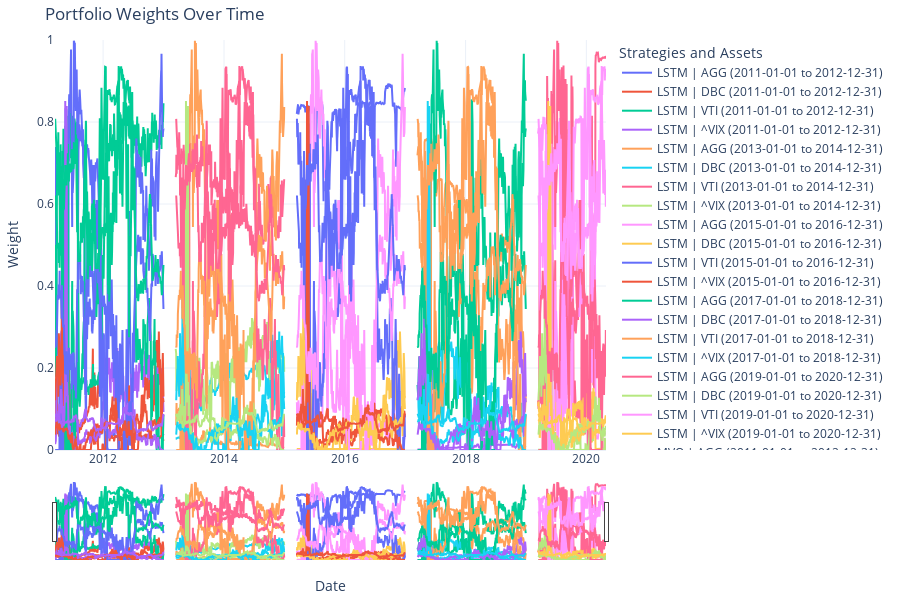

Write notebook code for a chart like this one.
### Code cell
strategies = ['LSTM', 'MVO', 'MD']
asset_names = ['AGG', 'DBC', 'VTI', '^VIX']
plot_weights_comparison(portfolio_histories, periods, strategies, asset_names)

### Figure 1 — Plotly figure (JSON) as saved in the notebook; plotly's stock layout.template omitted (floating-point values rounded to 4 significant figures; data arrays with more than 128 entries replaced by an {"elided": "..."} marker saying what was removed)
{"data": [{"hoverinfo": "x+y+name", "mode": "lines", "name": "LSTM | AGG (2011-01-01 to 2012-12-31)", "type": "scatter", "x": {"elided": "452 str values"}, "y": {"elided": "452 float values"}}, {"hoverinfo": "x+y+name", "mode": "lines", "name": "LSTM | DBC (2011-01-01 to 2012-12-31)", "type": "scatter", "x": {"elided": "452 str values"}, "y": {"elided": "452 float values"}}, {"hoverinfo": "x+y+name", "mode": "lines", "name": "LSTM | VTI (2011-01-01 to 2012-12-31)", "type": "scatter", "x": {"elided": "452 str values"}, "y": {"elided": "452 float values"}}, {"hoverinfo": "x+y+name", "mode": "lines", "name": "LSTM | ^VIX (2011-01-01 to 2012-12-31)", "type": "scatter", "x": {"elided": "452 str values"}, "y": {"elided": "452 float values"}}, {"hoverinfo": "x+y+name", "mode": "lines", "name": "LSTM | AGG (2013-01-01 to 2014-12-31)", "type": "scatter", "x": {"elided": "454 str values"}, "y": {"elided": "454 float values"}}, {"hoverinfo": "x+y+name", "mode": "lines", "name": "LSTM | DBC (2013-01-01 to 2014-12-31)", "type": "scatter", "x": {"elided": "454 str values"}, "y": {"elided": "454 float values"}}, {"hoverinfo": "x+y+name", "mode": "lines", "name": "LSTM | VTI (2013-01-01 to 2014-12-31)", "type": "scatter", "x": {"elided": "454 str values"}, "y": {"elided": "454 float values"}}, {"hoverinfo": "x+y+name", "mode": "lines", "name": "LSTM | ^VIX (2013-01-01 to 2014-12-31)", "type": "scatter", "x": {"elided": "454 str values"}, "y": {"elided": "454 float values"}}, {"hoverinfo": "x+y+name", "mode": "lines", "name": "LSTM | AGG (2015-01-01 to 2016-12-31)", "type": "scatter", "x": {"elided": "454 str values"}, "y": {"elided": "454 float values"}}, {"hoverinfo": "x+y+name", "mode": "lines", "name": "LSTM | DBC (2015-01-01 to 2016-12-31)", "type": "scatter", "x": {"elided": "454 str values"}, "y": {"elided": "454 float values"}}, {"hoverinfo": "x+y+name", "mode": "lines", "name": "LSTM | VTI (2015-01-01 to 2016-12-31)", "type": "scatter", "x": {"elided": "454 str values"}, "y": {"elided": "454 float values"}}, {"hoverinfo": "x+y+name", "mode": "lines", "name": "LSTM | ^VIX (2015-01-01 to 2016-12-31)", "type": "scatter", "x": {"elided": "454 str values"}, "y": {"elided": "454 float values"}}, {"hoverinfo": "x+y+name", "mode": "lines", "name": "LSTM | AGG (2017-01-01 to 2018-12-31)", "type": "scatter", "x": {"elided": "452 str values"}, "y": {"elided": "452 float values"}}, {"hoverinfo": "x+y+name", "mode": "lines", "name": "LSTM | DBC (2017-01-01 to 2018-12-31)", "type": "scatter", "x": {"elided": "452 str values"}, "y": {"elided": "452 float values"}}, {"hoverinfo": "x+y+name", "mode": "lines", "name": "LSTM | VTI (2017-01-01 to 2018-12-31)", "type": "scatter", "x": {"elided": "452 str values"}, "y": {"elided": "452 float values"}}, {"hoverinfo": "x+y+name", "mode": "lines", "name": "LSTM | ^VIX (2017-01-01 to 2018-12-31)", "type": "scatter", "x": {"elided": "452 str values"}, "y": {"elided": "452 float values"}}, {"hoverinfo": "x+y+name", "mode": "lines", "name": "LSTM | AGG (2019-01-01 to 2020-12-31)", "type": "scatter", "x": {"elided": "284 str values"}, "y": {"elided": "284 float values"}}, {"hoverinfo": "x+y+name", "mode": "lines", "name": "LSTM | DBC (2019-01-01 to 2020-12-31)", "type": "scatter", "x": {"elided": "284 str values"}, "y": {"elided": "284 float values"}}, {"hoverinfo": "x+y+name", "mode": "lines", "name": "LSTM | VTI (2019-01-01 to 2020-12-31)", "type": "scatter", "x": {"elided": "284 str values"}, "y": {"elided": "284 float values"}}, {"hoverinfo": "x+y+name", "mode": "lines", "name": "LSTM | ^VIX (2019-01-01 to 2020-12-31)", "type": "scatter", "x": {"elided": "284 str values"}, "y": {"elided": "284 float values"}}, {"hoverinfo": "x+y+name", "mode": "lines", "name": "MVO | AGG (2011-01-01 to 2012-12-31)", "type": "scatter", "x": {"elided": "451 str values"}, "y": {"elided": "451 float values"}}, {"hoverinfo": "x+y+name", "mode": "lines", "name": "MVO | DBC (2011-01-01 to 2012-12-31)", "type": "scatter", "x": {"elided": "451 str values"}, "y": {"elided": "451 float values"}}, {"hoverinfo": "x+y+name", "mode": "lines", "name": "MVO | VTI (2011-01-01 to 2012-12-31)", "type": "scatter", "x": {"elided": "451 str values"}, "y": {"elided": "451 float values"}}, {"hoverinfo": "x+y+name", "mode": "lines", "name": "MVO | ^VIX (2011-01-01 to 2012-12-31)", "type": "scatter", "x": {"elided": "451 str values"}, "y": {"elided": "451 float values"}}, {"hoverinfo": "x+y+name", "mode": "lines", "name": "MVO | AGG (2013-01-01 to 2014-12-31)", "type": "scatter", "x": {"elided": "453 str values"}, "y": {"elided": "453 float values"}}, {"hoverinfo": "x+y+name", "mode": "lines", "name": "MVO | DBC (2013-01-01 to 2014-12-31)", "type": "scatter", "x": {"elided": "453 str values"}, "y": {"elided": "453 float values"}}, {"hoverinfo": "x+y+name", "mode": "lines", "name": "MVO | VTI (2013-01-01 to 2014-12-31)", "type": "scatter", "x": {"elided": "453 str values"}, "y": {"elided": "453 float values"}}, {"hoverinfo": "x+y+name", "mode": "lines", "name": "MVO | ^VIX (2013-01-01 to 2014-12-31)", "type": "scatter", "x": {"elided": "453 str values"}, "y": {"elided": "453 float values"}}, {"hoverinfo": "x+y+name", "mode": "lines", "name": "MVO | AGG (2015-01-01 to 2016-12-31)", "type": "scatter", "x": {"elided": "453 str values"}, "y": {"elided": "453 float values"}}, {"hoverinfo": "x+y+name", "mode": "lines", "name": "MVO | DBC (2015-01-01 to 2016-12-31)", "type": "scatter", "x": {"elided": "453 str values"}, "y": {"elided": "453 float values"}}, {"hoverinfo": "x+y+name", "mode": "lines", "name": "MVO | VTI (2015-01-01 to 2016-12-31)", "type": "scatter", "x": {"elided": "453 str values"}, "y": {"elided": "453 float values"}}, {"hoverinfo": "x+y+name", "mode": "lines", "name": "MVO | ^VIX (2015-01-01 to 2016-12-31)", "type": "scatter", "x": {"elided": "453 str values"}, "y": {"elided": "453 float values"}}, {"hoverinfo": "x+y+name", "mode": "lines", "name": "MVO | AGG (2017-01-01 to 2018-12-31)", "type": "scatter", "x": {"elided": "451 str values"}, "y": {"elided": "451 float values"}}, {"hoverinfo": "x+y+name", "mode": "lines", "name": "MVO | DBC (2017-01-01 to 2018-12-31)", "type": "scatter", "x": {"elided": "451 str values"}, "y": {"elided": "451 float values"}}, {"hoverinfo": "x+y+name", "mode": "lines", "name": "MVO | VTI (2017-01-01 to 2018-12-31)", "type": "scatter", "x": {"elided": "451 str values"}, "y": {"elided": "451 float values"}}, {"hoverinfo": "x+y+name", "mode": "lines", "name": "MVO | ^VIX (2017-01-01 to 2018-12-31)", "type": "scatter", "x": {"elided": "451 str values"}, "y": {"elided": "451 float values"}}, {"hoverinfo": "x+y+name", "mode": "lines", "name": "MVO | AGG (2019-01-01 to 2020-12-31)", "type": "scatter", "x": {"elided": "283 str values"}, "y": {"elided": "283 float values"}}, {"hoverinfo": "x+y+name", "mode": "lines", "name": "MVO | DBC (2019-01-01 to 2020-12-31)", "type": "scatter", "x": {"elided": "283 str values"}, "y": {"elided": "283 float values"}}, {"hoverinfo": "x+y+name", "mode": "lines", "name": "MVO | VTI (2019-01-01 to 2020-12-31)", "type": "scatter", "x": {"elided": "283 str values"}, "y": {"elided": "283 float values"}}, {"hoverinfo": "x+y+name", "mode": "lines", "name": "MVO | ^VIX (2019-01-01 to 2020-12-31)", "type": "scatter", "x": {"elided": "283 str values"}, "y": {"elided": "283 float values"}}, {"hoverinfo": "x+y+name", "mode": "lines", "name": "MD | AGG (2011-01-01 to 2012-12-31)", "type": "scatter", "x": {"elided": "451 str values"}, "y": {"elided": "451 float values"}}, {"hoverinfo": "x+y+name", "mode": "lines", "name": "MD | DBC (2011-01-01 to 2012-12-31)", "type": "scatter", "x": {"elided": "451 str values"}, "y": {"elided": "451 float values"}}, {"hoverinfo": "x+y+name", "mode": "lines", "name": "MD | VTI (2011-01-01 to 2012-12-31)", "type": "scatter", "x": {"elided": "451 str values"}, "y": {"elided": "451 float values"}}, {"hoverinfo": "x+y+name", "mode": "lines", "name": "MD | ^VIX (2011-01-01 to 2012-12-31)", "type": "scatter", "x": {"elided": "451 str values"}, "y": {"elided": "451 float values"}}, {"hoverinfo": "x+y+name", "mode": "lines", "name": "MD | AGG (2013-01-01 to 2014-12-31)", "type": "scatter", "x": {"elided": "453 str values"}, "y": {"elided": "453 float values"}}, {"hoverinfo": "x+y+name", "mode": "lines", "name": "MD | DBC (2013-01-01 to 2014-12-31)", "type": "scatter", "x": {"elided": "453 str values"}, "y": {"elided": "453 float values"}}, {"hoverinfo": "x+y+name", "mode": "lines", "name": "MD | VTI (2013-01-01 to 2014-12-31)", "type": "scatter", "x": {"elided": "453 str values"}, "y": {"elided": "453 float values"}}, {"hoverinfo": "x+y+name", "mode": "lines", "name": "MD | ^VIX (2013-01-01 to 2014-12-31)", "type": "scatter", "x": {"elided": "453 str values"}, "y": {"elided": "453 float values"}}, {"hoverinfo": "x+y+name", "mode": "lines", "name": "MD | AGG (2015-01-01 to 2016-12-31)", "type": "scatter", "x": {"elided": "453 str values"}, "y": {"elided": "453 float values"}}, {"hoverinfo": "x+y+name", "mode": "lines", "name": "MD | DBC (2015-01-01 to 2016-12-31)", "type": "scatter", "x": {"elided": "453 str values"}, "y": {"elided": "453 float values"}}, {"hoverinfo": "x+y+name", "mode": "lines", "name": "MD | VTI (2015-01-01 to 2016-12-31)", "type": "scatter", "x": {"elided": "453 str values"}, "y": {"elided": "453 float values"}}, {"hoverinfo": "x+y+name", "mode": "lines", "name": "MD | ^VIX (2015-01-01 to 2016-12-31)", "type": "scatter", "x": {"elided": "453 str values"}, "y": {"elided": "453 float values"}}, {"hoverinfo": "x+y+name", "mode": "lines", "name": "MD | AGG (2017-01-01 to 2018-12-31)", "type": "scatter", "x": {"elided": "451 str values"}, "y": {"elided": "451 float values"}}, {"hoverinfo": "x+y+name", "mode": "lines", "name": "MD | DBC (2017-01-01 to 2018-12-31)", "type": "scatter", "x": {"elided": "451 str values"}, "y": {"elided": "451 float values"}}, {"hoverinfo": "x+y+name", "mode": "lines", "name": "MD | VTI (2017-01-01 to 2018-12-31)", "type": "scatter", "x": {"elided": "451 str values"}, "y": {"elided": "451 float values"}}, {"hoverinfo": "x+y+name", "mode": "lines", "name": "MD | ^VIX (2017-01-01 to 2018-12-31)", "type": "scatter", "x": {"elided": "451 str values"}, "y": {"elided": "451 float values"}}, {"hoverinfo": "x+y+name", "mode": "lines", "name": "MD | AGG (2019-01-01 to 2020-12-31)", "type": "scatter", "x": {"elided": "283 str values"}, "y": {"elided": "283 float values"}}, {"hoverinfo": "x+y+name", "mode": "lines", "name": "MD | DBC (2019-01-01 to 2020-12-31)", "type": "scatter", "x": {"elided": "283 str values"}, "y": {"elided": "283 float values"}}, {"hoverinfo": "x+y+name", "mode": "lines", "name": "MD | VTI (2019-01-01 to 2020-12-31)", "type": "scatter", "x": {"elided": "283 str values"}, "y": {"elided": "283 float values"}}, {"hoverinfo": "x+y+name", "mode": "lines", "name": "MD | ^VIX (2019-01-01 to 2020-12-31)", "type": "scatter", "x": {"elided": "283 str values"}, "y": {"elided": "283 float values"}}], "layout": {"height": 600, "legend": {"title": {"text": "Strategies and Assets"}}, "margin": {"b": 40, "l": 40, "r": 40, "t": 40}, "title": {"text": "Portfolio Weights Over Time"}, "xaxis": {"rangeslider": {"visible": true}, "title": {"text": "Date"}, "type": "date"}, "yaxis": {"range": [0, 1], "title": {"text": "Weight"}}}}
